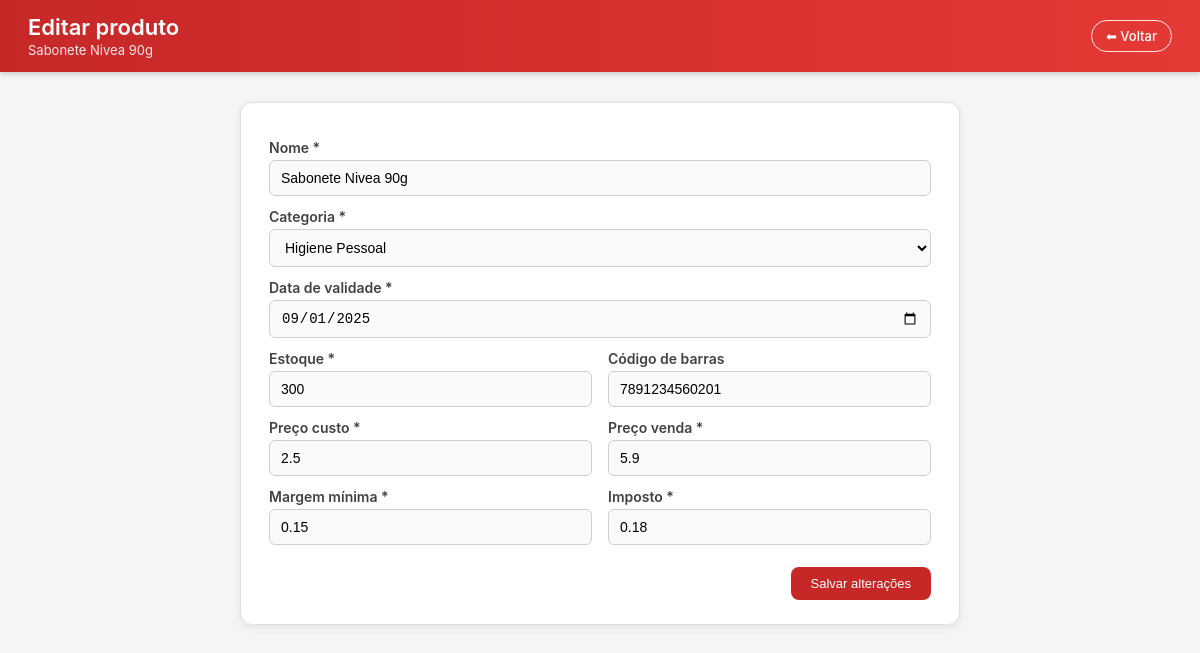
The app's page /produto_editar.php?id=8 (signed in) with its own data.
### tables this page shows
CREATE TABLE produto (
  id INT AUTO_INCREMENT PRIMARY KEY,
  nome VARCHAR(200) NOT NULL,
  id_categoria INT NOT NULL,
  data_validade DATE,
  estoque_atual INT DEFAULT 0,
  preco_custo DECIMAL(10,2) DEFAULT 0.00,
  preco_venda DECIMAL(10,2) DEFAULT 0.00,
  margem_min DECIMAL(5,2) DEFAULT 0.15,
  imposto DECIMAL(5,2) DEFAULT 0.18,
  codigo_barras VARCHAR(50) NULL,
  CONSTRAINT fk_prod_cat3 FOREIGN KEY (id_categoria) REFERENCES categoria(id)
);

CREATE TABLE categoria (
  id INT AUTO_INCREMENT PRIMARY KEY,
  nome VARCHAR(100) NOT NULL
);

### produto_editar.php (the view, shortened to what this page needs)
<?php
include 'conexao.php';
$produtoId = (int)($_GET['id'] ?? 0);
$produto = $conn
    ->query("SELECT * FROM produto WHERE id = $produtoId")
    ->fetch_assoc();
$resultadoCategorias = $conn->query("SELECT id, nome FROM categoria ORDER BY nome");
$listaCategorias = $resultadoCategorias ? $resultadoCategorias->fetch_all(MYSQLI_ASSOC) : [];
?>
<!DOCTYPE html>
<html lang="pt-br">
<head>
    <link rel="stylesheet" href="style.css">
</head>
<body>
<header class="topo">
    <div class="topo-left">
        <h1>Editar produto</h1>
        <p><?php echo htmlspecialchars($produto['nome']) ?></p>
    </div>
    <div class="topo-right">
        <a href="produtos_listar.php" class="btn">⬅ Voltar</a>
    </div>
</header>
<main class="container">
    <form class="form" action="produto_salvar.php" method="POST">
        <label>Nome *</label>
        <input type="text" name="nome" required value="<?php echo htmlspecialchars($produto['nome']) ?>">
        <label>Categoria *</label>
        <select name="id_categoria" required>
            <?php foreach ($listaCategorias as $categoria): ?>
                <option value="<?php echo $categoria['id'] ?>" <?php echo $produto['id_categoria'] == $categoria['id'] ? 'selected' : '' ?>>
                    <?php echo htmlspecialchars($categoria['nome']) ?>
                </option>
            <?php endforeach; ?>
        </select>
        <label>Data de validade *</label>
        <input type="date" name="data_validade" required value="<?php echo $produto['data_validade'] ?>">
        <div class="grid2">
            <div>
                <label>Estoque *</label>
                <input type="number" name="estoque_atual" min="0" required value="<?php echo (int)$produto['estoque_atual'] ?>">
            </div>
            <div>
                <label>Código de barras</label>
                <input type="text" name="codigo_barras" value="<?php echo htmlspecialchars($produto['codigo_barras']) ?>">
            </div>
        </div>
        <div class="grid2">
            <div>
                <label>Preço custo *</label>
                <input type="number" name="preco_custo" min="0" step="0.01" required value="<?php echo (float)$produto['preco_custo'] ?>">
            </div>
            <div>
                <label>Preço venda *</label>
                <input type="number" name="preco_venda" min="0" step="0.01" required value="<?php echo (float)$produto['preco_venda'] ?>">
            </div>
        </div>
        <div class="grid2">
            <div>
                <label>Margem mínima *</label>
                <input type="number" name="margem_min" min="0" max="1" step="0.01" required value="<?php echo (float)$produto['margem_min'] ?>">
            </div>
            <div>
                <label>Imposto *</label>
                <input type="number" name="imposto" min="0" max="1" step="0.01" required value="<?php echo (float)$produto['imposto'] ?>">
            </div>
        </div>
        <div class="actions">
            <button class="btn primary">Salvar alterações</button>
        </div>
    </form>
</main>
</body>
</html>

### style.css (style rules this page uses)
* { margin: 0; padding: 0; box-sizing: border-box; }
body { font-family: 'Inter', system-ui, -apple-system, BlinkMacSystemFont, "Segoe UI", sans-serif; background: #f5f5f5; color: #222; }
a { text-decoration: none; color: inherit; }
.topo { background: linear-gradient(90deg, #c62828, #e53935); color: #ffffff; padding: 14px 28px; display: flex; align-items: center; justify-content: space-between; box-shadow: 0 2px 6px rgba(0,0,0,0.18); }
.topo-left h1 { font-size: 22px; font-weight: 600; }
.topo-left p { font-size: 13px; opacity: 0.9; margin-top: 2px; }
.topo-right { display: flex; gap: 10px; align-items: center; font-size: 13px; }
.btn { padding: 7px 14px; border-radius: 999px; border: 1px solid #ffe5e5; background: transparent; color: #fff; font-size: 13px; font-weight: 500; cursor: pointer; transition: 0.2s ease; }
.btn.primary { background: #ffffff; color: #c62828; }
.container { max-width: 1200px; margin: 30px auto 40px; padding: 0 28px; }
.form { max-width: 720px; margin: 28px auto; background: #ffffff; padding: 24px 28px; border-radius: 12px; border: 1px solid #e0e0e0; box-shadow: 0 2px 8px rgba(0,0,0,0.08); }
.form label { display: block; font-size: 14px; font-weight: 600; color: #424242; margin-top: 12px; margin-bottom: 4px; }
.form input, .form select { width: 100%; padding: 9px 11px; border-radius: 6px; border: 1px solid #cfcfcf; background: #fafafa; font-size: 14px; transition: border-color .18s ease, box-shadow .18s ease, background .18s ease; }
.grid2 { display: grid; grid-template-columns: repeat(2, minmax(0,1fr)); gap: 16px; }
.actions { margin-top: 22px; text-align: right; }
.actions .btn.primary { background: #c62828; color: #ffffff; border: none; padding: 9px 20px; border-radius: 8px; }
.cards, { padding: 20px }

### records on screen
produto: nome "Sabonete Nivea 90g", id_categoria "Higiene Pessoal", data_validade "09/01/2025", estoque_atual "300", codigo_barras "7891234560201", preco_custo "2.5", preco_venda "5.9", margem_min "0.15", imposto "0.18"
